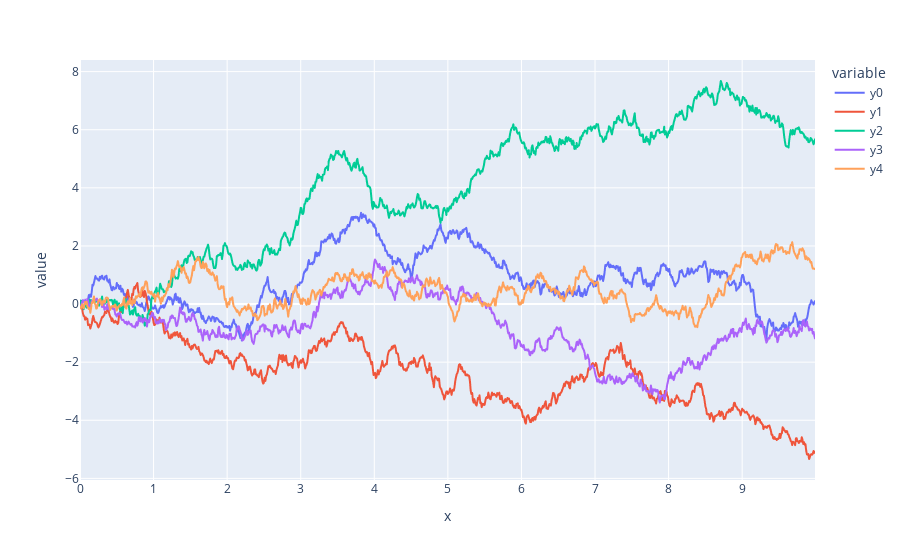

Notebook code cell kept with this figure:
### Code cell
simulation_data = {}

nsims = 5
for i in range(nsims):
    x, y = simulate_1d_bm()
    simulation_data['x'] = x
    simulation_data['y{col}'.format(col=i)] = y

ycols = ['y{col}'.format(col=i) for i in range(nsims)]
fig = px.line(simulation_data, x='x', y=ycols)
fig.show()

### Figure 1 — Plotly figure (JSON) as saved in the notebook; plotly's stock layout.template omitted (floating-point values rounded to 4 significant figures; data arrays with more than 128 entries replaced by an {"elided": "..."} marker saying what was removed)
{"data": [{"hovertemplate": "variable=y0<br>x=%{x}<br>value=%{y}<extra></extra>", "legendgroup": "y0", "line": {"color": "#636efa", "dash": "solid"}, "marker": {"symbol": "circle"}, "mode": "lines", "name": "y0", "showlegend": true, "type": "scattergl", "x": {"elided": "1000 float values"}, "xaxis": "x", "y": {"elided": "1000 float values"}, "yaxis": "y"}, {"hovertemplate": "variable=y1<br>x=%{x}<br>value=%{y}<extra></extra>", "legendgroup": "y1", "line": {"color": "#EF553B", "dash": "solid"}, "marker": {"symbol": "circle"}, "mode": "lines", "name": "y1", "showlegend": true, "type": "scattergl", "x": {"elided": "1000 float values"}, "xaxis": "x", "y": {"elided": "1000 float values"}, "yaxis": "y"}, {"hovertemplate": "variable=y2<br>x=%{x}<br>value=%{y}<extra></extra>", "legendgroup": "y2", "line": {"color": "#00cc96", "dash": "solid"}, "marker": {"symbol": "circle"}, "mode": "lines", "name": "y2", "showlegend": true, "type": "scattergl", "x": {"elided": "1000 float values"}, "xaxis": "x", "y": {"elided": "1000 float values"}, "yaxis": "y"}, {"hovertemplate": "variable=y3<br>x=%{x}<br>value=%{y}<extra></extra>", "legendgroup": "y3", "line": {"color": "#ab63fa", "dash": "solid"}, "marker": {"symbol": "circle"}, "mode": "lines", "name": "y3", "showlegend": true, "type": "scattergl", "x": {"elided": "1000 float values"}, "xaxis": "x", "y": {"elided": "1000 float values"}, "yaxis": "y"}, {"hovertemplate": "variable=y4<br>x=%{x}<br>value=%{y}<extra></extra>", "legendgroup": "y4", "line": {"color": "#FFA15A", "dash": "solid"}, "marker": {"symbol": "circle"}, "mode": "lines", "name": "y4", "showlegend": true, "type": "scattergl", "x": {"elided": "1000 float values"}, "xaxis": "x", "y": {"elided": "1000 float values"}, "yaxis": "y"}], "layout": {"legend": {"title": {"text": "variable"}, "tracegroupgap": 0}, "margin": {"t": 60}, "xaxis": {"anchor": "y", "domain": [0, 1], "title": {"text": "x"}}, "yaxis": {"anchor": "x", "domain": [0, 1], "title": {"text": "value"}}}}
